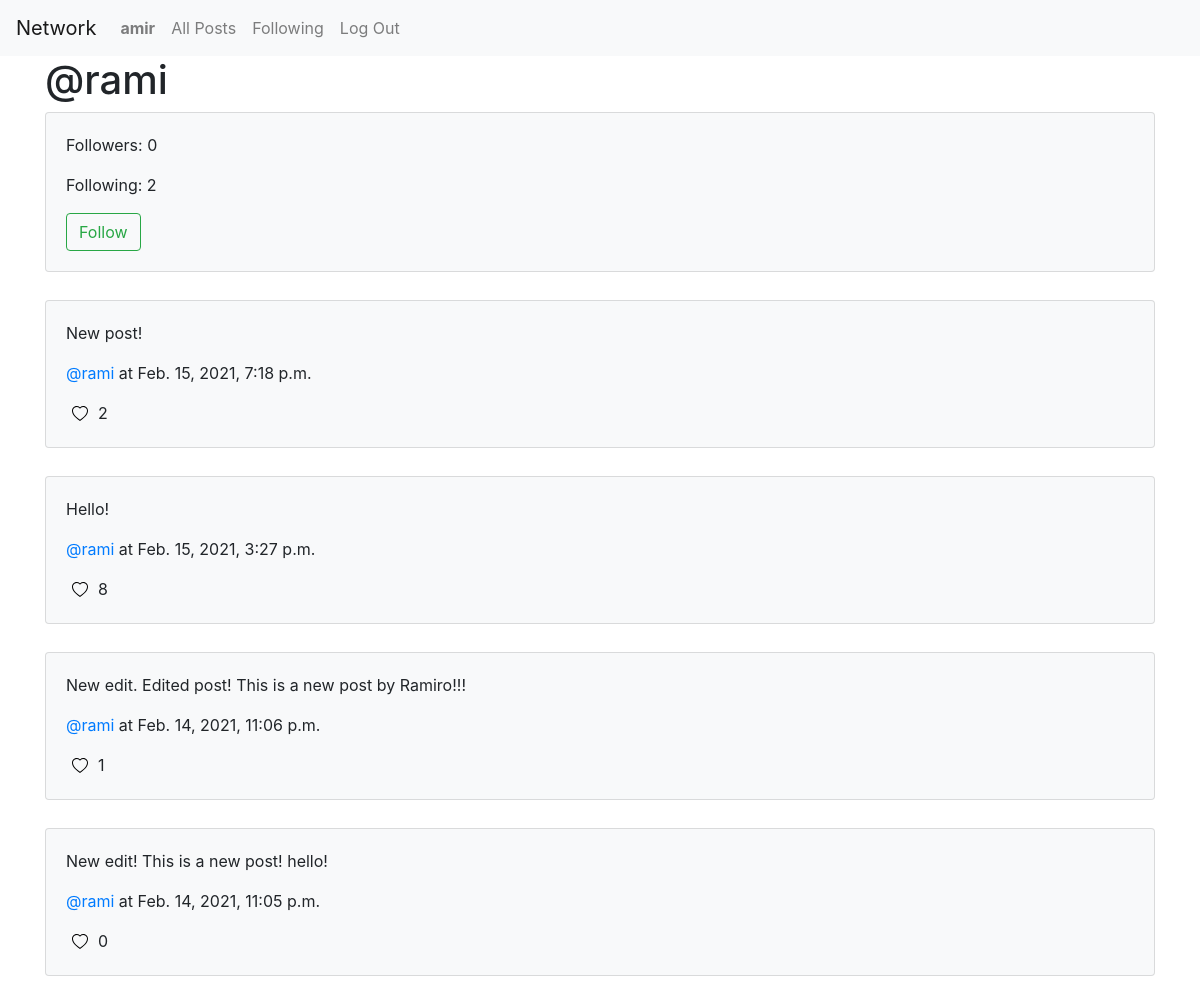
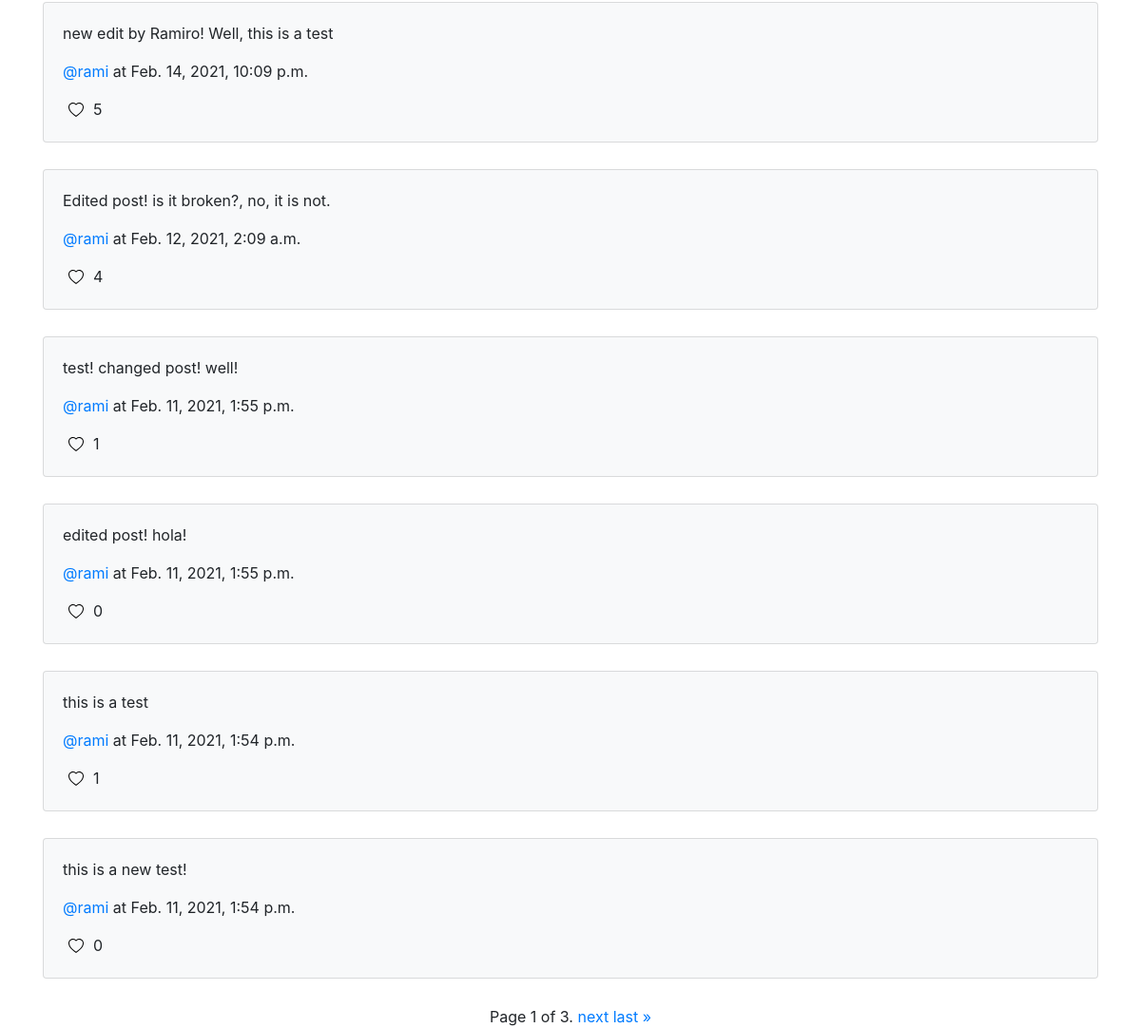
/user/1/ (signed in), run on the app's committed database (2 pictures, top to bottom).
### network/models.py (models this page shows, shortened)
class User(AbstractUser):
    pass

class Post(models.Model):
    author = models.ForeignKey('User', on_delete=models.CASCADE, blank=True, null=True)
    body = models.TextField(blank=True, null=True)
    created = models.DateTimeField(auto_now_add=True)
    updated = models.DateTimeField(auto_now=True, null=True, blank=True)
    liked = models.BooleanField(default=False)
    total_likes = models.IntegerField(default=0)
    user_who_liked = models.ManyToManyField('User', blank=True, related_name="user_liked")
    class Meta:
        ordering = ('-created',)

### network/views.py (the view, shortened to what this page needs)
# urls.py: path("user/<str:author>/", views.user_list, name="user_list"),
@login_required
def user_list(request, author):
    author = User.objects.get(id=author)
    posts = Post.objects.filter(author=author)
    user = request.user
    button = "Follow" if Author.objects.filter(user_from=request.user, user_to=author).count() == 0 else "Unfollow"
    for post in posts:
        post.liked = Like.objects.filter(who_liked_it=user, post=post).exists()
        post.save()
    p = Paginator(posts, 10)
    page_number = request.GET.get('page')
    page_obj = p.get_page(page_number)
    args = {
        "followers": Author.objects.filter(user_to=author).count(),
        "following": Author.objects.filter(user_from=author).count(),
        "page_obj": page_obj,
        "author": author,
        "button": button,
        "user":user
    }
    return render(request, 'network/user/list.html', args)

### network/templates/network/user/list.html (shortened to what this page needs)
{% extends "network/layout.html" %}
{% block body %}
<div class="container mb-4">
    <h1>@{{ author }}</h1>
    <div class="row">
        <div class="col-sm">
            <div class="card bg-light mb-1">
                <div class="card-body">
                    <p class="card-text">Followers: {{ followers }}</p>
                    <p class="card-text">Following: {{ following }}</p>
                        <form action="{% url 'user_list' author.id %}" method="post">
                            {% if user.id != author.id %}
                            {% if button == "Follow" %}
                                <button type="submit" class="btn btn-outline-success" name="button" value="Follow">Follow</button>
                            {% else %}
                                <button type="submit" class="btn btn-outline-warning" name="button" value="Unfollow">Unfollow</button>
                            {% endif %}
                        {% endif %}
                        </form>
                </div>
            </div>
        </div>
    </div>
</div>
{% for post in page_obj %}
<div class="container">
    <div class="row">
        <div class="col-sm">
            <div class="card bg-light mb-1">
                        <div class="card-body" id="post_card-{{post.id}}">
                        <p class="card-text" id="post_body-{{post.id}}">{{ post.body }}</p>
                        <p class="card-text"><a href="{% url 'user_list' post.author.id %}">@{{ post.author}}</a> at {{ post.created }}</p>
                        <form action="{% url 'liketoggle' post.id %}" method="post">
                            <button class="card-text float-left no-border" type="submit">
                                <svg id="liker-{{ post.id }}" onclick="post_liker('{{post.id}}')" xmlns="http://www.w3.org/2000/svg" width="20" height="20" fill="{% if post.liked %}red{% else %}black{% endif %}" class="bi bi-heart" viewBox="0 0 20 20">
                                <path d="M8 2.748l-.717-.737C5.6.281 2.514.878 1.4 3.053c-.523 1.023-.641 2.5.314 4.385.92 1.815 2.834 3.989 6.286 6.357 3.452-2.368 5.365-4.542 6.286-6.357.955-1.886.838-3.362.314-4.385C13.486.878 10.4.28 8.717 2.01L8 2.748zM8 15C-7.333 4.868 3.279-3.04 7.824 1.143c.06.055.119.112.176.171a3.12 3.12 0 0 1 .176-.17C12.72-3.042 23.333 4.867 8 15z"/>
                                </svg>
                            </button>
                        </form>
                        <p class="card-text float-left" id="count_likes-{{ post.id }}">{{ post.total_likes }}</p>
                    </div>
            </div>
        </div>
    </div>
</div>
<br>
{% endfor %}
<div class="pagination justify-content-center">
    <span class="step-links">
        <span class="current">
            Page {{ page_obj.number }} of {{ page_obj.paginator.num_pages }}.
        </span>
        {% if page_obj.has_next %}
            <a href="?page={{ page_obj.next_page_number }}">next</a>
            <a href="?page={{ page_obj.paginator.num_pages }}">last &raquo;</a>
        {% endif %}
    </span>
</div>
{% endblock %}

### network/templates/network/layout.html (shortened to what this page needs)
{% load static %}
<!DOCTYPE html>
<html lang="en">
    <head>
        <link rel="stylesheet" href="https://stackpath.bootstrapcdn.com/bootstrap/4.4.1/css/bootstrap.min.css">
        <link href="{% static 'network/styles.css' %}" rel="stylesheet">
    </head>
    <body>
        <nav class="navbar navbar-expand-lg navbar-light bg-light">
            <a class="navbar-brand" href="#">Network</a>
            <div>
              <ul class="navbar-nav mr-auto">
                {% if user.is_authenticated %}
                    <li class="nav-item">
                        <a class="nav-link" href="#"><strong>{{ user.username }}</strong></a>
                    </li>
                {% endif %}
                <li class="nav-item">
                  <a class="nav-link" href="{% url 'allposts' %}">All Posts</a>
                </li>
                {% if user.is_authenticated %}
                    <li class="nav-item">
                        <a class="nav-link" href="{% url 'following' %}">Following</a>
                    </li>
                    <li class="nav-item">
                        <a class="nav-link" href="{% url 'logout' %}">Log Out</a>
                    </li>
                {% endif %}
              </ul>
            </div>
          </nav>
        <div class="body">
            {% block body %}
            {% endblock %}
        </div>
    </body>
</html>

### network/static/network/styles.css (style rules this page uses)
.no-border { border: 0; background-color: transparent !important; }

### data on the page
User: username "amir"
User: username "rami"
Post: body "New post!", author "rami", created "Feb. 15, 2021, 7:18 p.m.", total_likes "2"
Post: body "Hello!", author "rami", created "Feb. 15, 2021, 3:27 p.m.", total_likes "8"
Post: body "New edit. Edited post! This is a new post by Ramiro!!!", author "rami", created "Feb. 14, 2021, 11:06 p.m.", total_likes "1"
Post: body "New edit! This is a new post! hello!", author "rami", created "Feb. 14, 2021, 11:05 p.m.", total_likes "0"
Post: body "new edit by Ramiro! Well, this is a test", author "rami", created "Feb. 14, 2021, 10:09 p.m.", total_likes "5"
Post: body "Edited post! is it broken?, no, it is not.", author "rami", created "Feb. 12, 2021, 2:09 a.m.", total_likes "4"
Post: body "test! changed post! well!", author "rami", created "Feb. 11, 2021, 1:55 p.m.", total_likes "1"
Post: body "edited post! hola!", author "rami", created "Feb. 11, 2021, 1:55 p.m.", total_likes "0"
Post: body "this is a test", author "rami", created "Feb. 11, 2021, 1:54 p.m.", total_likes "1"
Post: body "this is a new test!", author "rami", created "Feb. 11, 2021, 1:54 p.m.", total_likes "0"

### other printed values
{{ followers }} "0"
{{ following }} "2"
{{ page_obj.number }} "1"
{{ page_obj.paginator.num_pages }} "3"
